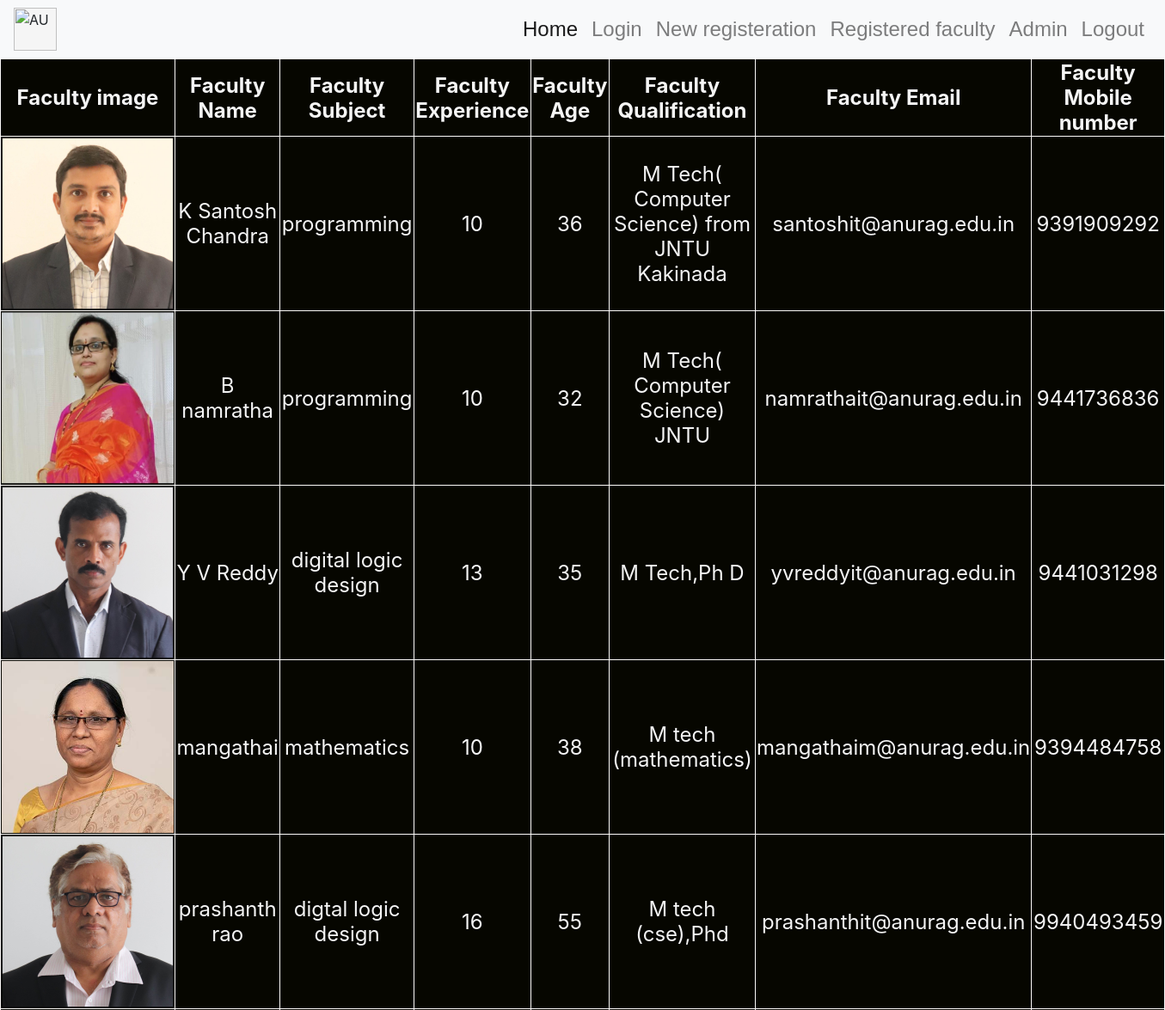
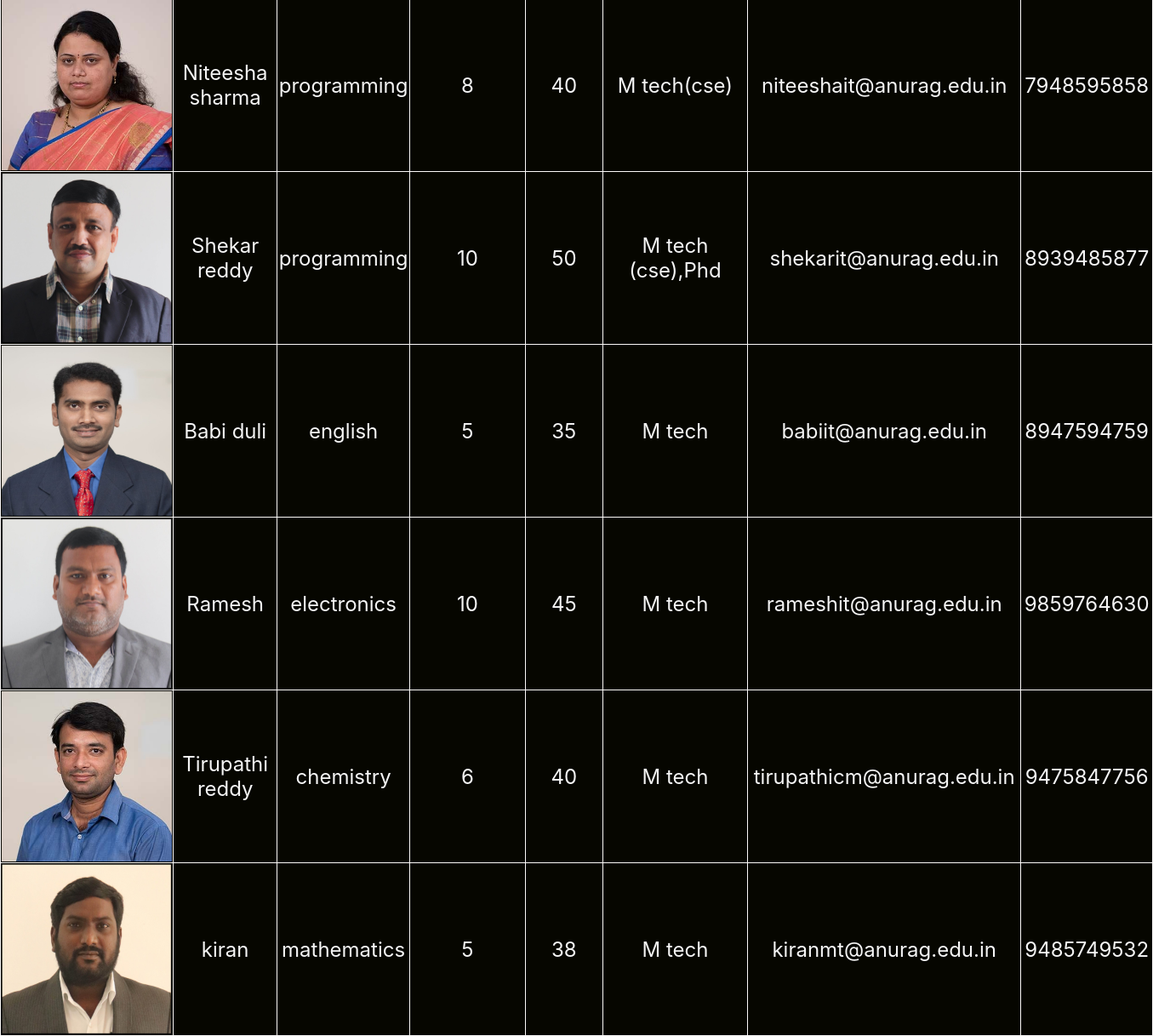
The app's page /view/ (signed in) with its own data (2 pictures, top to bottom).
### student/models.py (models this page shows, shortened)
class faculty(models.Model):
    name=models.CharField(max_length=30)
    image=models.ImageField(upload_to='media')
    Subject=models.CharField(max_length=49)
    Experience=models.IntegerField()
    Age=models.IntegerField()
    Qualification=models.CharField(max_length=48)
    Email=models.EmailField(max_length=40)
    Mobile_Number=models.IntegerField()

### student/views.py (the view)
# urls.py: path('view/',view,name='view'),
@login_required()
def view(request):
    st=faculty.objects.all()
    return render(request,'view.html',{'st':st})

### student/templates/view.html (shortened to what this page needs)
{%extends 'home.html'%}
{%block main%}
<table border="1" align="center">
    <th>Faculty image</th>
    <th>Faculty Name</th>
    <th>Faculty Subject</th>
    <th>Faculty Experience</th>
    <th>Faculty Age</th>
    <th>Faculty Qualification</th>
    <th>Faculty Email</th>
    <th>Faculty Mobile number</th>
    {%for i in st%}
    <tr>
        <td><img src="{{i.image.url}}" class="image-book-1" width=200px height=200px/></td>
        <td>{{i.name}}</td>
        <td>{{i.Subject}}</td>
        <td>{{i.Experience}}</td>
        <td>{{i.Age}}</td>
        <td>{{i.Qualification}}</td>
        <td>{{i.Email}}</td>
        <td>{{i.Mobile_Number}}</td>
    </tr>
    {%endfor%}
</table>
{%endblock%}

### student/templates/home.html (shortened to what this page needs)
<!DOCTYPE html>
<html>
<head>
  <link rel="stylesheet" href="https://cdn.jsdelivr.net/npm/bootstrap@4.5.3/dist/css/bootstrap.min.css"
>
</head>
<body>
  <nav class="navbar navbar-expand-lg navbar-light bg-light">
    <img class=bb src="https://res.cloudinary.com/dol6s2nbn/image/upload/v1670141355/anurag_zam6zp.png" alt="AU" >
    <div class="collapse navbar-collapse" id="navbarNavAltMarkup">
      <div class="navbar-nav ml-auto">
        <a class="nav-link active" href="/">Home <span class="sr-only">(current)</span></a>
        <a class="nav-link" href="/login">Login</a>
        <a class="nav-link" href="/reg">New registeration</a>
        <a class="nav-link" href="/view">Registered faculty</a>
        <a class="nav-link" href="/admin">Admin</a>
        {%if user.is_authenticated%}
        <a class="nav-link" href="/logout">Logout</a>
        {%endif%}
      </div>
    </div>
  </nav>
{%block main%}{%endblock%}
</body>
</html>

### student/templates/view.html (style rules this page uses)
body { background-color: black; }
table { background-color: rgb(6, 6, 0) ; padding: 35px 20px; border-color: rgb(251, 249, 249); align-content: center; text-align: center; font-size: x-large; color: whitesmoke; }

### student/templates/home.html (style rules this page uses)
.bb { margin-right:30%; height: 50px; background-color: whitesmoke; }
.nav-link { color: solid black; font-size: x-large; font-family: Tahoma, Verdana, sans-serif; }

### records on screen
faculty: image (picture), name "K Santosh Chandra", Subject "programming", Experience "10", Age "36", Qualification "M Tech( Computer Science) from JNTU Kakinada", Email "santoshit@anurag.edu.in", Mobile_Number "9391909292"
faculty: image (picture), name "B namratha", Subject "programming", Experience "10", Age "32", Qualification "M Tech( Computer Science) JNTU", Email "namrathait@anurag.edu.in", Mobile_Number "9441736836"
faculty: image (picture), name "Y V Reddy", Subject "digital logic design", Experience "13", Age "35", Qualification "M Tech,Ph D", Email "yvreddyit@anurag.edu.in", Mobile_Number "9441031298"
faculty: image (picture), name "mangathai", Subject "mathematics", Experience "10", Age "38", Qualification "M tech (mathematics)", Email "mangathaim@anurag.edu.in", Mobile_Number "9394484758"
faculty: image (picture), name "prashanth rao", Subject "digtal logic design", Experience "16", Age "55", Qualification "M tech (cse),Phd", Email "prashanthit@anurag.edu.in", Mobile_Number "9940493459"
faculty: image (picture), name "Niteesha sharma", Subject "programming", Experience "8", Age "40", Qualification "M tech(cse)", Email "niteeshait@anurag.edu.in", Mobile_Number "7948595858"
faculty: image (picture), name "Shekar reddy", Subject "programming", Experience "10", Age "50", Qualification "M tech (cse),Phd", Email "shekarit@anurag.edu.in", Mobile_Number "8939485877"
faculty: image (picture), name "Babi duli", Subject "english", Experience "5", Age "35", Qualification "M tech", Email "babiit@anurag.edu.in", Mobile_Number "8947594759"
faculty: image (picture), name "Ramesh", Subject "electronics", Experience "10", Age "45", Qualification "M tech", Email "rameshit@anurag.edu.in", Mobile_Number "9859764630"
faculty: image (picture), name "Tirupathi reddy", Subject "chemistry", Experience "6", Age "40", Qualification "M tech", Email "tirupathicm@anurag.edu.in", Mobile_Number "9475847756"
faculty: image (picture), name "kiran", Subject "mathematics", Experience "5", Age "38", Qualification "M tech", Email "kiranmt@anurag.edu.in", Mobile_Number "9485749532"
